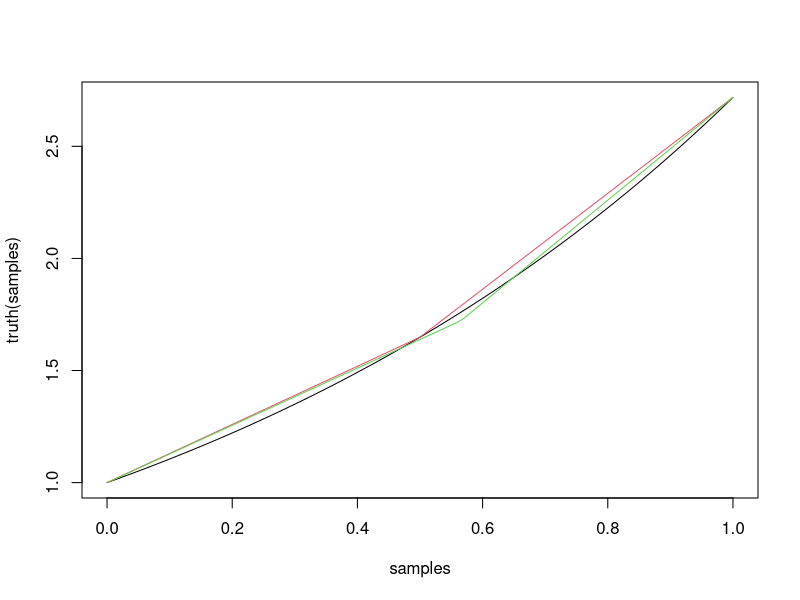
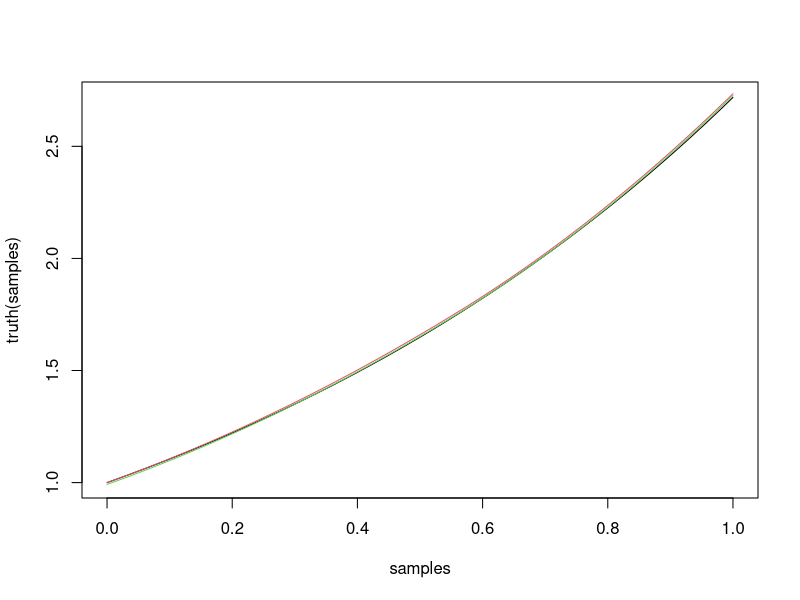
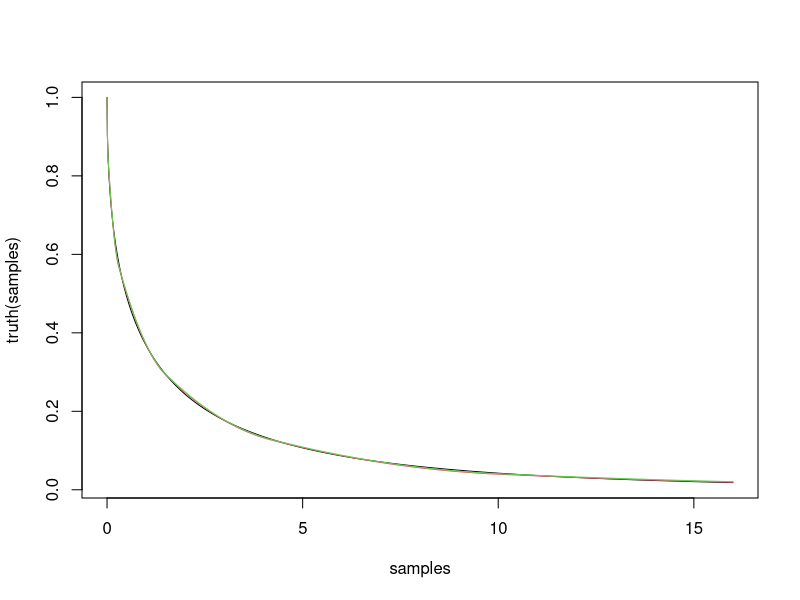
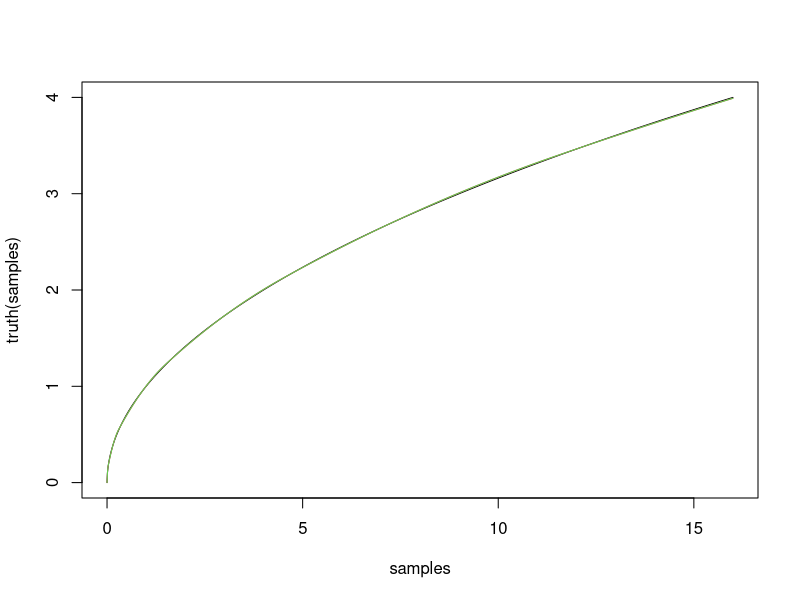

The R source for these figures, in order:


#namespace
SampledFunctionComparison = function(samples, truth, predict){
	list(
		pe = function(parameters){
			(truth(samples)-predict(parameters)(samples))/truth(samples)
		},
		e = function(parameters){
			truth(samples)-predict(parameters)(samples)
		},
		plot = function(parameters, parameters2=NULL){
			plot(samples, truth(samples), type='l')
			points(samples, predict(parameters)(samples), type='l', col=2)
			if(!is.null(parameters2)){
				points(samples, predict(parameters2)(samples), type='l', col=3)
			}
		}
	)
}

#namespace
SampleCosts = function(comparison){
	list(
		# mean percent error
		mpe = function(parameters) {
			mean(abs(comparison$pe(parameters)))
		},
		# mean error
		me = function(parameters) {
			mean(abs(comparison$e(parameters)))
		},
		# max percent error
		mxpe = function(parameters) {
			max(abs(comparison$pe(parameters)))
		},
		# max error
		mxe = function(parameters) {
			max(abs(comparison$e(parameters)))
		}
	)
}



# linear Newton polynomial of a function's derivative
pddx = function(x1,dydx1, x2,dydx2){
    dydx21 = (dydx2-dydx1) / (x2-x1)
    function(x){ dydx1 + dydx21 * (x-x1) }
}

# integral of a linear Newton polynomial of a function's derivative
p = function(x1,dydx1, x2,dydx2, C){
    dydx21 = (dydx2-dydx1) / (x2-x1)
    function(x){ C + (dydx1 - dydx21*x1)*x + dydx21*x*x/2 }
    # function(x){ C + dydx1*(x-x1) + dydx21 * (x-x1)*(x-x1)/2 }
}

# 1 piece of 2nd degree
xmax = 1.0
X = (0:(xmax*100))/100
exp1p1d = list(
	initialize=function(){ c(exp(xmax/2),xmax/2) },
	decode=function(parameters) {parameters},
	predict=function(parameters){
		pddxθ = parameters[1]
		θ     = parameters[2]
		function(x) {
			ifelse(x<θ, 
				pddx(0,1,        θ,pddxθ)(x), 
				pddx(θ,pddxθ, xmax,exp(xmax))(x))
		}
	}
)

comparison1 = SampledFunctionComparison(X, exp, exp1p1d$predict)
costs = SampleCosts(comparison1)
parameters1 = optim(exp1p1d$initialize(), costs$mxe)$par
comparison1$plot(exp1p1d$initialize(), parameters1)
costs$mxe(parameters1)
parameters1

# 1 piece of 2nd degree
exp1p2d = list(
	initialize=function(){ c(1) },
	decode=function(parameters) {parameters},
	predict=function(parameters){
		C     = parameters[1]
		pddxθ = parameters1[1]
		θ     = parameters1[2]
		exp1p2d = function(x) {
			p1 = p(0,1, θ,pddxθ, C)
			p2a = p(θ,pddxθ, 1,exp(1), 0)
			p2b = p(θ,pddxθ, 1,exp(1), p1(θ)-p2a(θ))
			ifelse(x<θ, p1(x), p2b(x))
		}
	}
)

# 1 piece of 2nd degree
comparison2 = SampledFunctionComparison(X, exp, exp1p2d$predict)
costs = SampleCosts(comparison2)
parameters2 = optim(exp1p2d$initialize(), costs$mxe)$par
comparison2$plot(exp1p2d$initialize(), parameters2)
costs$mxe(parameters2)
parameters2



rho = function(x) {exp(-sqrt(x))}
rhoddx = function(x) {-exp(-sqrt(x))/(2*sqrt(x))}

# 6 pieces of 2nd degree
xmax = 16.0
X = (0:(xmax*100))/100
rho2 = list(
	initialize=function(){ c(
		      0.0014,
		0.02, 0.055,
		0.30, 0.48,
		1.5,  1.8,
		4.2,  4.8,
		10.0, 12.0,
		16.0, 16.0)},
	decode=function(parameters) {
		d0 = rhoddx(parameters[1])
		θ1 =         parameters[2]
		d1 = rhoddx(parameters[3])
		θ2 =         parameters[4]
		d2 = rhoddx(parameters[5])
		θ3 =         parameters[6]
		d3 = rhoddx(parameters[7])
		θ4 =         parameters[8]
		d4 = rhoddx(parameters[9])
		θ5 =         parameters[10]
		d5 = rhoddx(parameters[11])
		θ6 =         parameters[12]
		d6 = rhoddx(parameters[13])
		return (c(d0,θ1,d1,θ2,d2,θ3,d3,θ4,d4,θ5,d5,θ6,d6))
	},
	predict=function(parameters){
		function(x) {
			d0 = rhoddx(parameters[1])
			θ1 =        parameters[2]
			d1 = rhoddx(parameters[3])
			θ2 =        parameters[4]
			d2 = rhoddx(parameters[5])
			θ3 =        parameters[6]
			d3 = rhoddx(parameters[7])
			θ4 =        parameters[8]
			d4 = rhoddx(parameters[9])
			θ5 =        parameters[10]
			d5 = rhoddx(parameters[11])
			θ6 =        parameters[12]
			d6 = rhoddx(parameters[13])
			p0  = p(0,d0,θ1,d1,1)
			p10 = p(θ1,d1,θ2,d2,0); p1 = p(θ1,d1,θ2,d2,p0(θ1)-p10(θ1))
			p20 = p(θ2,d2,θ3,d3,0); p2 = p(θ2,d2,θ3,d3,p1(θ2)-p20(θ2))
			p30 = p(θ3,d3,θ4,d4,0); p3 = p(θ3,d3,θ4,d4,p2(θ3)-p30(θ3))
			p40 = p(θ4,d4,θ5,d5,0); p4 = p(θ4,d4,θ5,d5,p3(θ4)-p40(θ4))
			p50 = p(θ5,d5,θ6,d6,0); p5 = p(θ5,d5,θ6,d6,p4(θ5)-p50(θ5))
			return (
				(     x<=θ1)*p0(x)+
				(θ1<x&x<=θ2)*p1(x)+
				(θ2<x&x<=θ3)*p2(x)+
				(θ3<x&x<=θ4)*p3(x)+
				(θ4<x&x<=θ5)*p4(x)+
				(θ5<x      )*p5(x)
			)
		}
	}
)

X = (0:(xmax*100))/100
comparison1 = SampledFunctionComparison(X, rho, rho2$predict)
costs = SampleCosts(comparison1)
parameters1 = optim(rho2$initialize(), costs$mxe)$par
comparison1$plot(rho2$initialize(), parameters1)
costs$mxe(parameters1)
rho2$decode(parameters1)








sqrtddx = function(x) {1/(2*sqrt(x))}

# 6 pieces of 2nd degree
xmax = 16.0
X = (0:(xmax*100))/100
sqrt2 = list(
	initialize=function(){ c(
		      0.0019,
		0.024,0.058,
		0.30, 0.44,
		1.5,  1.8,
		4.5,  5.0,
		11.5, 12.8,
		16.0, 16.0,
		32.0, 32.0,
		64.0, 64.0,
		128,  128,
		256,  256,
		512,  512,
		1024, 1024)},
	decode=function(parameters) {
		d0 = sqrtddx(parameters[1])
		θ1 =         parameters[2]
		d1 = sqrtddx(parameters[3])
		θ2 =         parameters[4]
		d2 = sqrtddx(parameters[5])
		θ3 =         parameters[6]
		d3 = sqrtddx(parameters[7])
		θ4 =         parameters[8]
		d4 = sqrtddx(parameters[9])
		θ5 =         parameters[10]
		d5 = sqrtddx(parameters[11])
		θ6 =         parameters[12]
		d6 = sqrtddx(parameters[13])
		θ7 =         parameters[14]
		d7 = sqrtddx(parameters[15])
		θ8 =         parameters[16]
		d8 = sqrtddx(parameters[17])
		θ9 =         parameters[18]
		d9 = sqrtddx(parameters[19])
		θ10=         parameters[20]
		d10= sqrtddx(parameters[21])
		θ11=         parameters[22]
		d11= sqrtddx(parameters[23])
		θ12=         parameters[24]
		d12= sqrtddx(parameters[25])
		return (c(d0,θ1,d1,θ2,d2,θ3,d3,θ4,d4,θ5,d5,θ6,d6,θ7,d7,θ8,d8,θ9,d9,θ10,d10,θ11,d11,θ12,d12))
	},
	predict=function(parameters){
		function(x) {
		d0 = sqrtddx(parameters[1])
		θ1 =         parameters[2]
		d1 = sqrtddx(parameters[3])
		θ2 =         parameters[4]
		d2 = sqrtddx(parameters[5])
		θ3 =         parameters[6]
		d3 = sqrtddx(parameters[7])
		θ4 =         parameters[8]
		d4 = sqrtddx(parameters[9])
		θ5 =         parameters[10]
		d5 = sqrtddx(parameters[11])
		θ6 =         parameters[12]
		d6 = sqrtddx(parameters[13])
		θ7 =         parameters[14]
		d7 = sqrtddx(parameters[15])
		θ8 =         parameters[16]
		d8 = sqrtddx(parameters[17])
		θ9 =         parameters[18]
		d9 = sqrtddx(parameters[19])
		θ10=         parameters[20]
		d10= sqrtddx(parameters[21])
		θ11=         parameters[22]
		d11= sqrtddx(parameters[23])
		θ12=         parameters[24]
		d12= sqrtddx(parameters[25])
			p0  = p(0,d0,θ1,d1,0)
			p10 = p(θ1,d1,θ2,d2,0); p1 = p(θ1,d1,θ2,d2,p0(θ1)-p10(θ1))
			p20 = p(θ2,d2,θ3,d3,0); p2 = p(θ2,d2,θ3,d3,p1(θ2)-p20(θ2))
			p30 = p(θ3,d3,θ4,d4,0); p3 = p(θ3,d3,θ4,d4,p2(θ3)-p30(θ3))
			p40 = p(θ4,d4,θ5,d5,0); p4 = p(θ4,d4,θ5,d5,p3(θ4)-p40(θ4))
			p50 = p(θ5,d5,θ6,d6,0); p5 = p(θ5,d5,θ6,d6,p4(θ5)-p50(θ5))
			return (
				(     x<=θ1)*p0(x)+
				(θ1<x&x<=θ2)*p1(x)+
				(θ2<x&x<=θ3)*p2(x)+
				(θ3<x&x<=θ4)*p3(x)+
				(θ4<x&x<=θ5)*p4(x)+
				(θ5<x      )*p5(x)
			)
		}
	}
)

X = (0:(xmax*100))/100
comparison1 = SampledFunctionComparison(X, sqrt, sqrt2$predict)
costs = SampleCosts(comparison1)
parameters1 = optim(sqrt2$initialize(), costs$mxe)$par
comparison1$plot(sqrt2$initialize(), parameters1)
costs$mxe(parameters1)
sqrt2$decode(parameters1)
